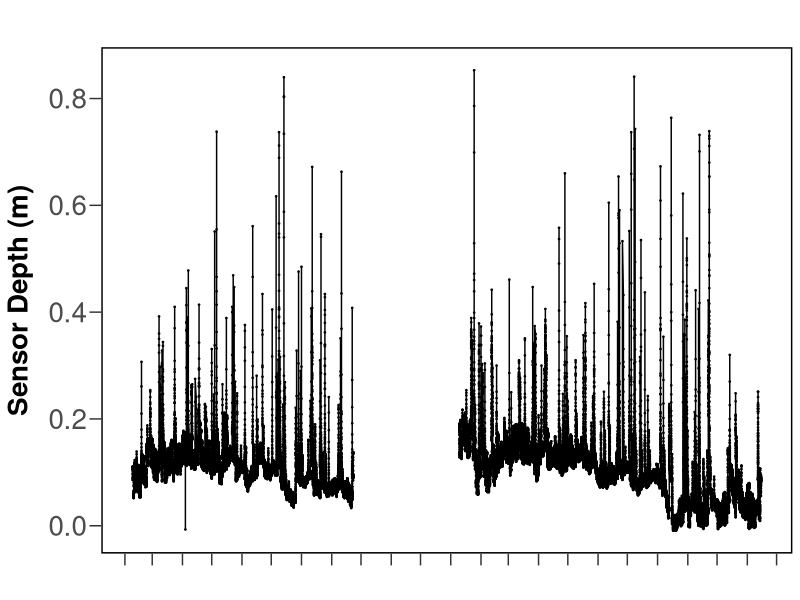
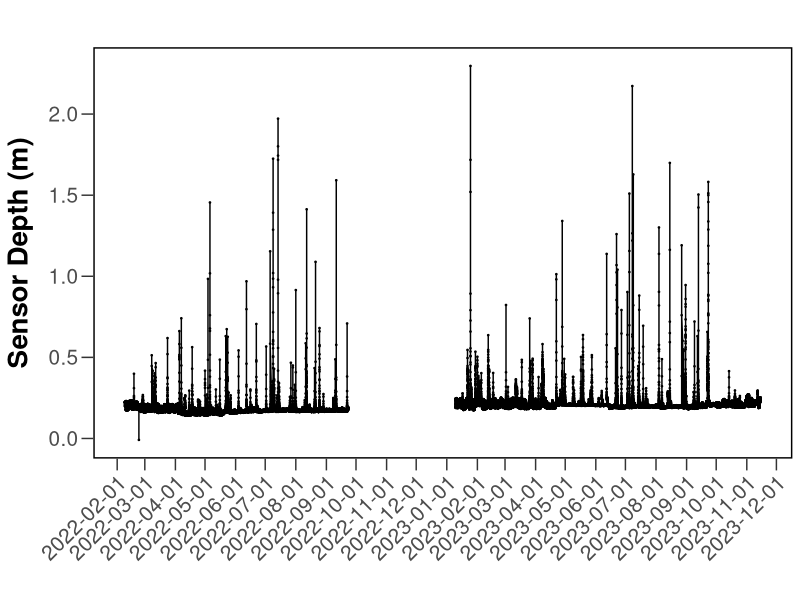

R code for these plots, in order: (Note: this script raises an error after producing the figures.)
## ---- chunk 1
rm(list = ls())
knitr::opts_chunk$set(echo = TRUE)
## ---- chunk 2
require("tidyverse")
require("lubridate")
require("ggpubr")

## ---- chunk 3
#FinalRiffle1 <- read.csv("C:\\Users\\Teten\\Documents\\HOBOware\\Final_Total_Riffle1.csv") # Tete's Windows path

# Relative path:
FinalRiffle1 <- read.csv("../data/HoboData/Final_Total_Riffle1.csv")

# Format date:
FinalRiffle1$Date2 = as.Date(FinalRiffle1$Date,"%m/%d/%Y")

plot.R1WL <- ggplot(
  data = FinalRiffle1, aes(x = Date2, y = Sensor_Depth, group=1)
 ) +
     geom_line() +
     geom_point(size=.25)+ 
     labs(
         title = "",
         x = "", y = "Sensor Depth (m)",)+
     
     scale_x_date(date_labels = "%F", date_breaks = "1 month")+
    theme_bw() +
  #Remove plot grid lines
  theme(panel.grid.major = element_blank(), panel.grid.minor = element_blank()) +
  #Set axis title and text properties, tick marks, and labels
  theme(text=element_text(size=20),axis.title=element_text(size=20,face="bold"),
          axis.text=element_text(size=20),  
          axis.title.y=element_text(margin=margin(r=10)),
          axis.title.x = element_text(margin = margin(r=10)),
          panel.border = element_rect(colour = "black",linewidth=1),strip.text = element_text(size = 20), legend.position="none", legend.title = element_text(size=20), legend.text=element_text(size=20)) + 
          theme(axis.ticks.length=unit(0.3,"cm")) + 
  theme(rect=element_rect(fill="transparent"))+
  theme(plot.background = element_rect(color=NA), axis.text.x = element_blank())

plot.R1WL

# I removed "Date" from X-axis because the tick labels make it clear enough that it's a date
## ---- chunk 4
# Read in data:
#FinalRiffle3 <- read.csv("C:\\Users\\Teten\\GitHub\\TownCreekWater\\data\\HoboData\\Totalriffle3.csv")
FinalRiffle3 <- read.csv("../data/HoboData/Totalriffle3.csv")


# Format date:
FinalRiffle3$Date2 = as.Date(FinalRiffle3$Date,"%m/%d/%Y")

# Plot:
plot.R3WL <- ggplot(
  data = FinalRiffle3, aes(x = Date2, y = Sensor_Depth, group=1)
 ) +
     geom_line() +
     geom_point(size=.25)+ 
     labs(
         title = "",
         x = "", y = "Sensor Depth (m)",)+
     
     scale_x_date(date_labels = "%F", date_breaks = "1 month")+
    theme_bw() +
  #Remove plot grid lines
  theme(panel.grid.major = element_blank(), panel.grid.minor = element_blank()) +
  #Set axis title and text properties, tick marks, and labels
  theme(text=element_text(size=20),axis.title=element_text(size=20,face="bold"),
          axis.text=element_text(size=15),  
          axis.title.y=element_text(margin=margin(r=10)),
          axis.title.x = element_text(margin = margin(r=10)),
          panel.border = element_rect(colour = "black",linewidth=1),strip.text = element_text(size = 20), legend.position="none", legend.title = element_text(size=20), legend.text=element_text(size=20)) + 
          theme(axis.ticks.length=unit(0.3,"cm")) + 
  theme(rect=element_rect(fill="transparent"))+
  theme(plot.background = element_rect(color=NA), axis.text.x = element_text(angle=45, hjust = 1))

plot.R3WL

## ---- chunk 5
# Read in data:
#TotalPiezometerShallow <- read.csv("C:\\Users\\Teten\\GitHub\\TownCreekWater\\data\\HoboData\\TotalRSC_Piezometer_shallow.csv")

# Format date:
TotalPiezometerShallow$Date2 = as.Date(TotalPiezometerShallow$Date,"%m/%d/%Y")

# Plot:
plot.TPS <- ggplot(
  data = TotalPiezometerShallow, aes(x = Date2, y = Sensor_Depth, group=1)
 ) +
     geom_line() +
     geom_point(size=.25)+ 
     labs(
         title = "Piezometer Shallow Water Level ",
         x = "", y = "Sensor Depth (m)",)+
     
     scale_x_date(date_labels = "%F", date_breaks = "1 month")+
     theme(axis.text.x = element_text(angle=45, hjust = 1))

plot.TPS
## ---- chunk 6
# Read in data:
#TotalPiezometerUpSlope <- read.csv("C:\\Users\\Teten\\GitHub\\TownCreekWater\\data\\HoboData\\piezometer_up_slope.csv")

# Format date:
TotalPiezometerUpSlope$Date2 = as.Date(TotalPiezometerUpSlope$Date,"%m/%d/%Y")

# Plot
plot.TPUS <- ggplot(
  data = TotalPiezometerUpSlope, aes(x = Date2, y = Sensor_Depth, group=1)
 ) +
     geom_line() +
     geom_point(size=.25)+ 
     labs(
         title = "Piezometer Up Slope Water Level ",
         x = "", y = "Sensor Depth (m)",)+
     
     scale_x_date(date_labels = "%F", date_breaks = "1 month")+
     theme(axis.text.x = element_text(angle=45, hjust = 1))
plot.TPUS

## ---- chunk 7
# Read in data:
TotalSmallRSCDown <- read.csv("../data/HoboData/Total_Small_RSC_Down.csv")

# Format date:
TotalSmallRSCDown$Date2 = as.Date(TotalSmallRSCDown$Date,"%m/%d/%Y")

# Plot:
plot.TSRSCD <- ggplot(
  data = TotalSmallRSCDown, aes(x = Date2, y = Sensor_Depth, group=1)
 ) +
     geom_line() +
     geom_point(size=.25)+ 
     labs(
         title = "",
         x = "", y = "",)+
     scale_x_date(date_labels = "%F", date_breaks = "1 month")+
 theme_bw() +
  #Remove plot grid lines
  theme(panel.grid.major = element_blank(), panel.grid.minor = element_blank()) +
  #Set axis title and text properties, tick marks, and labels
  theme(text=element_text(size=20),axis.title=element_text(size=20,face="bold"),
          axis.text=element_text(size=15),  
          axis.title.y=element_text(margin=margin(r=10)),
          axis.title.x = element_text(margin = margin(r=10)),
          panel.border = element_rect(colour = "black",linewidth=1),strip.text = element_text(size = 20), legend.position="none", legend.title = element_text(size=20), legend.text=element_text(size=20)) + 
          theme(axis.ticks.length=unit(0.3,"cm")) + 
  theme(rect=element_rect(fill="transparent"))+
  theme(plot.background = element_rect(color=NA), axis.text.x = element_text(angle=45, hjust = 1))


plot.TSRSCD
## ---- chunk 8
# Read in data:
#TotalPiezometerDeep <- read.csv("C:\\Users\\Teten\\GitHub\\TownCreekWater\\data\\HoboData\\Totalrsc_piezometer_deep.csv")

# Format date:
TotalPiezometerDeep$Date2 = as.Date(TotalPiezometerDeep$Date,"%m/%d/%Y")

# Plot:
plot.TPD <- ggplot(
  data = TotalPiezometerDeep, aes(x = Date2, y = Sensor_Depth, group=1)
 ) +
     geom_line() +
     geom_point(size=.25)+ 
     labs(
         title = "Piezometer Deep Water Level ",
         x = "", y = "Sensor Depth (m)",)+
     
     scale_x_date(date_labels = "%F", date_breaks = "1 month")+
     theme(axis.text.x = element_text(angle=45, hjust = 1))
plot.TPD
## ---- chunk 9
# Read in data:
TotalSmallRSCUp <- read.csv("../data/HoboData/TotalTC_Small_RSC_Up.csv")

# Format date:
TotalSmallRSCUp$Date2 <- as.Date(TotalSmallRSCUp$Date,"%m/%d/%Y")

# Plot:
plot.TSRSCU <- ggplot(
  data = TotalSmallRSCUp[1:39859,], aes(x = Date2, y = Sensor_Depth, group=1)
 ) +
     geom_line() +
     geom_point(size=.25)+ 
     labs(
         title = "",
         x = "", y = "",)+
     scale_x_date(date_labels = "%F", date_breaks = "1 month")+
      theme_bw() +
  #Remove plot grid lines
  theme(panel.grid.major = element_blank(), panel.grid.minor = element_blank()) +
  #Set axis title and text properties, tick marks, and labels
  theme(text=element_text(size=20),axis.title=element_text(size=20,face="bold"),
          axis.text=element_text(size=20),  
          axis.title.y=element_text(margin=margin(r=10)),
          axis.title.x = element_text(margin = margin(r=10)),
          panel.border = element_rect(colour = "black",linewidth=1),strip.text = element_text(size = 20), legend.position="none", legend.title = element_text(size=20), legend.text=element_text(size=20)) + 
          theme(axis.ticks.length=unit(0.3,"cm")) + 
  theme(rect=element_rect(fill="transparent"))+
  theme(plot.background = element_rect(color=NA), axis.text.x = element_blank())

plot.TSRSCU
## ---- chunk 10
four_panel_IS_Dry_up_Down <- ggarrange(plot.R1WL, plot.TSRSCU, plot.R3WL, plot.TSRSCD, ncol = 2, nrow = 2, labels = c("A", "B", "C", "D"), legend = "none")

four_panel_IS_Dry_up_Down

#ggsave("../figures/WaterLVL.png", plot=four_panel_IS_Dry_up_Down, device="png", path=NULL, scale=1, width=14, height=10, dpi=600, limitsize=TRUE, bg="white")
